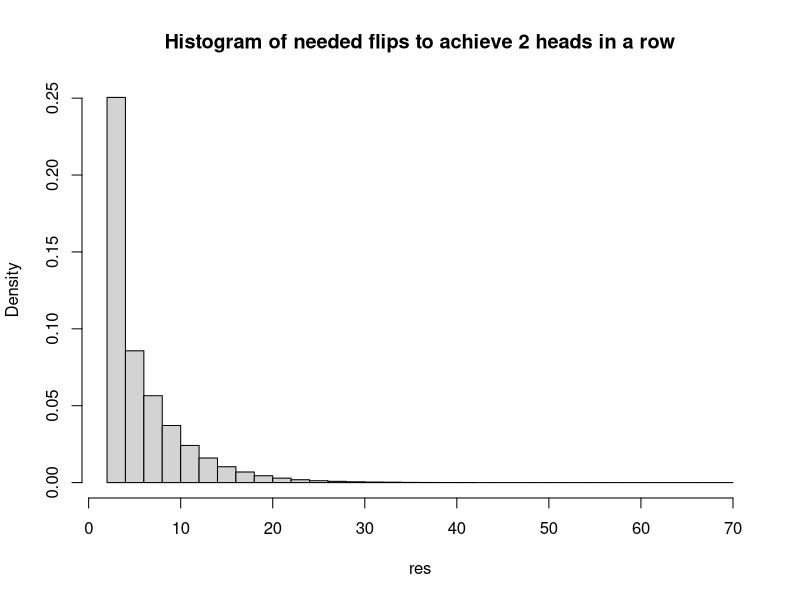

R code for this plot:
## ---- chunk 1
knitr::opts_chunk$set(echo = TRUE)
## ---- chunk 2
flip_coins <- function(p) {
  flips <- integer()
  i <- 1
  flag = FALSE
  
  while(flag == FALSE) {
    flips[i] <- sample(c(0, 1), 1, prob = c(1 - p, p))
    
    if (i >= 2 && (flips[i] == 1 && flips[i - 1] == 1)) {
      flag = TRUE
      break
    }
    
    i <- i + 1
  }
	
  return (i)
} 

trials <- 1000000
p <- 0.5
res <- replicate(trials, flip_coins(p))
hist(res, breaks = 25, freq = FALSE, main = "Histogram of needed flips to achieve 2 heads in a row")
ari_mean_res <- mean(res)
cat("The expectated value of the needed flips to achieve 2 heads in a row is", ari_mean_res)

